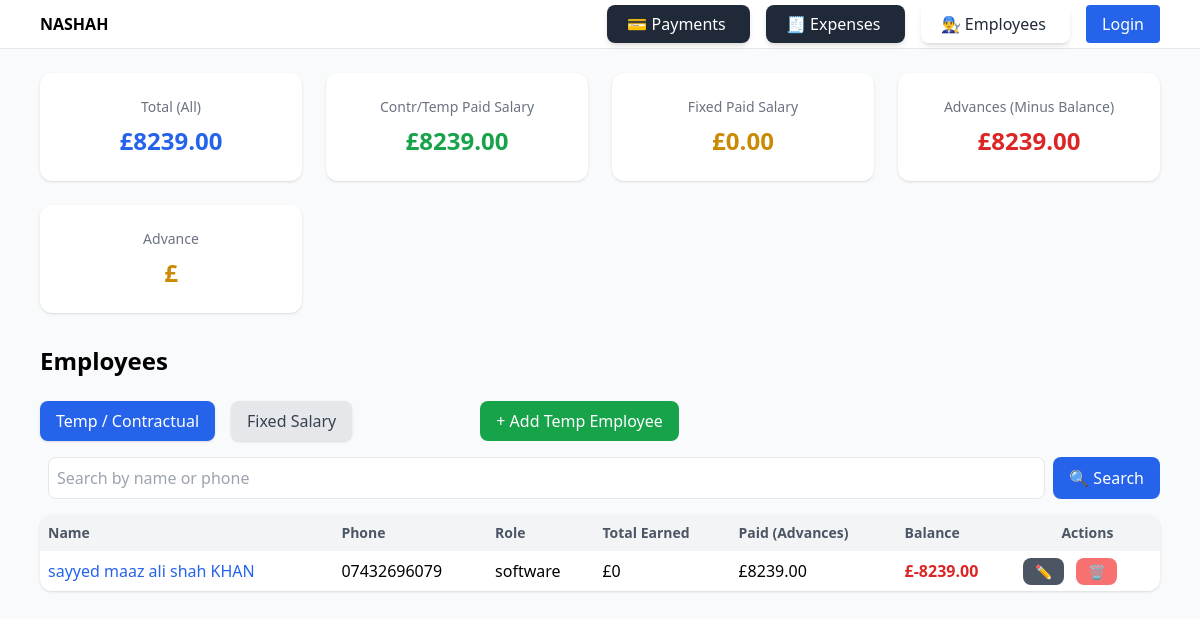
/employees/, run on the app's committed database.
### employees/models.py (models this page shows, shortened)
class ContractualEmployee(models.Model):
    name = models.CharField(max_length=100)
    phone = models.CharField(max_length=15, blank=True, null=True)
    role = models.CharField(max_length=100, blank=True, null=True)
    @property
    def total_earned(self):
        return sum(wr.quantity * wr.item_price for wr in self.work_records.all())
    @property
    def total_salary_paid(self):
        return sum(p.amount for p in self.salary_payments.all())
    @property
    def balance(self):
        return self.total_earned - self.total_salary_paid
    @property
    def total_advances(self):
        extra = self.total_salary_paid - self.total_earned
        return extra if extra > 0 else 0

class SalaryPayment(models.Model):
    employee = models.ForeignKey(
        "employees.ContractualEmployee",
        on_delete=models.CASCADE,
        related_name="salary_payments"
    )
    amount = models.DecimalField(max_digits=10, decimal_places=2)
    date = models.DateField(default=timezone.now)
    description = models.TextField(blank=True, null=True)  # ✅ new field

### employees/views.py (the view)
# urls.py: path("", views.employee_list, name="list"),            # all employees
def employee_list(request):
    query = request.GET.get("q")  # search term
    type_filter = request.GET.get("type", "contractual")  # to control tab state
    employees = ContractualEmployee.objects.all()
    if query:
        employees = employees.filter(
            Q(name__icontains=query) | Q(phone__icontains=query)
        )
    fixed_qs = FixedEmployee.objects.all()
    if query:
        fixed_qs = fixed_qs.filter(
            Q(name__icontains=query) | Q(phone__icontains=query)
        )
    fixed_employees = fixed_qs.annotate(
        total_paid_calc=Coalesce(
            Sum('fixed_payments__amount'),
            Value(0),
            output_field=DecimalField(max_digits=12, decimal_places=2),
        ),
        balance_calc=F('monthly_salary') - Coalesce(
            Sum('fixed_payments__amount'),
            Value(0),
            output_field=DecimalField(max_digits=12, decimal_places=2),
        ),
    )
    temp_salary_total = (
        SalaryPayment.objects.aggregate(
            total=Coalesce(
                Sum("amount"),
                Value(0, output_field=DecimalField(max_digits=12, decimal_places=2)),
            )
        )["total"]
        or Decimal("0")
    )
    fixed_salary_total = (
        FixedSalaryPayment.objects.aggregate(
            total=Coalesce(
                Sum("amount"),
                Value(0, output_field=DecimalField(max_digits=12, decimal_places=2)),
            )
        )["total"]
        or Decimal("0")
    )
    contract_advances = sum(emp.total_advances for emp in ContractualEmployee.objects.all())
    fixed_advances = sum(
        (emp.total_paid_calc - emp.monthly_salary)
        if (emp.total_paid_calc - emp.monthly_salary) > 0 else Decimal("0")
        for emp in fixed_employees
    )
    advances_negative_total = contract_advances + fixed_advances
    salary_total_all = temp_salary_total + fixed_salary_total
    return render(request, "employees/employee_list.html", {
        "employees": employees,
        "fixed_employees": fixed_employees,
        "type_filter": type_filter,
        "query": query,
        "temp_salary_total": temp_salary_total,
        "fixed_salary_total": fixed_salary_total,
        "salary_total_all": salary_total_all,
        "advances_negative_total": advances_negative_total,
        "advances_negative_total": advances_negative_total,
    })

### employees/templates/employees/employee_list.html (shortened to what this page needs)
{% extends "base.html" %}
{% block content %}
<div class="max-w-6xl mx-auto">
<div class="grid grid-cols-1 md:grid-cols-4 gap-6 mb-8">
  <div class="bg-white shadow rounded-xl p-6 text-center">
    <h4 class="text-gray-500 text-sm font-medium">Total (All)</h4>
    <p class="text-2xl font-bold text-blue-600 mt-2">
      £{{ salary_total_all|floatformat:2 }}
    </p>
  </div>
  <div class="bg-white shadow rounded-xl p-6 text-center">
    <h4 class="text-gray-500 text-sm font-medium">Contr/Temp Paid Salary</h4>
    <p class="text-2xl font-bold text-green-600 mt-2">
      £{{ temp_salary_total|floatformat:2 }}
    </p>
  </div>
  <div class="bg-white shadow rounded-xl p-6 text-center">
    <h4 class="text-gray-500 text-sm font-medium">Fixed Paid Salary</h4>
    <p class="text-2xl font-bold text-yellow-600 mt-2">
      £{{ fixed_salary_total|floatformat:2 }}
    </p>
  </div>
  <div class="bg-white shadow rounded-xl p-6 text-center">
    <h4 class="text-gray-500 text-sm font-medium">Advances (Minus Balance)</h4>
    <p class="text-2xl font-bold text-red-600 mt-2">
      £{{ advances_negative_total|floatformat:2 }}
    </p>
  </div>
  <div class="bg-white shadow rounded-xl p-6 text-center">
    <h4 class="text-gray-500 text-sm">Advance</h4>
    <p class="text-2xl font-bold text-yellow-600 mt-2">£{{ employee.salary_total_all }}</p>
  </div>
</div>
</div>
  <div class="flex justify-between items-center mb-6">
    <h2 class="text-2xl font-semibold">Employees</h2>
  </div>
  <div class="flex gap-4 mb-4">
    <a href="?type=contractual{% if query %}&q={{ query }}{% endif %}"
       class="px-4 py-2 rounded-lg shadow {% if type_filter == 'contractual' %}bg-blue-600 text-white{% else %}bg-gray-200 text-gray-700{% endif %}">
      Temp / Contractual
    </a>
    <a href="?type=fixed{% if query %}&q={{ query }}{% endif %}"
       class="px-4 py-2 rounded-lg shadow {% if type_filter == 'fixed' %}bg-blue-600 text-white{% else %}bg-gray-200 text-gray-700{% endif %}">
      Fixed Salary
    </a>
    {% if type_filter == "contractual" %}
      <a href="{% url 'employees:create' %}" class="px-4 py-2 bg-green-600 text-white rounded-lg hover:bg-green-700">
        + Add Temp Employee
      </a>
    {% else %}
      <a href="{% url 'employees:fixed_employee_create' %}" class="px-4 py-2 bg-blue-600 text-white rounded-lg hover:bg-blue-700">
        + Add Fixed Salary Employee
      </a>
    {% endif %}
  </div>
  <div class="mb-4">
    <form method="get" action="" class="flex space-x-2">
      <input type="text" name="q" value="{{ query|default:'' }}"
             placeholder="Search by name or phone"
             class="flex-1 border rounded-lg p-2 focus:ring-2 focus:ring-blue-500">
      <button type="submit"
              class="px-4 py-2 bg-blue-600 text-white rounded-lg hover:bg-blue-700">🔍 Search</button>
    </form>
  </div>
  {% if type_filter == "contractual" %}
  <div class="overflow-x-auto bg-white rounded-xl shadow">
    <table class="w-full border-collapse">
      <thead class="bg-gray-100 text-sm text-gray-600">
        <tr>
          <th class="p-2 text-left">Name</th>
          <th class="p-2 text-left">Phone</th>
          <th class="p-2 text-left">Role</th>
          <th class="p-2 text-left">Total Earned</th>
          <th class="p-2 text-left">Paid (Advances)</th>
          <th class="p-2 text-left">Balance</th>
          <th class="p-2">Actions</th>
        </tr>
      </thead>
      <tbody class="divide-y">
        {% for emp in employees %}
        <tr class="hover:bg-gray-50">
          <td class="p-2"><a href="{% url 'employees:report' emp.id %}" class="text-blue-600 hover:underline">{{ emp.name }}</a></td>
          <td class="p-2">{{ emp.phone }}</td>
          <td class="p-2">{{ emp.role }}</td>
          <td class="p-2">£{{ emp.total_earned }}</td>
          <td class="p-2">£{{ emp.total_salary_paid }}</td>
          <td class="p-2 font-semibold {% if emp.balance < 0 %}text-red-600{% else %}text-green-600{% endif %}">£{{ emp.balance }}</td>
          <td class="p-2 space-x-2">
            <a href="{% url 'employees:update' emp.id %}" class="px-3 py-1 bg-gray-600 text-white rounded-lg text-sm">✏</a>
            <a href="{% url 'employees:delete' emp.id %}" class="px-3 py-1 bg-red-400 text-white rounded-lg text-sm">🗑</a>
          </td>
        </tr>
        {% empty %}
        <tr><td colspan="7" class="p-4 text-center text-gray-500">No employees found.</td></tr>
        {% endfor %}
      </tbody>
    </table>
  </div>
  {% endif %}
{% endblock %}

### data on the page
ContractualEmployee: name "sayyed maaz ali shah KHAN", phone "07432696079", role "software", total_earned "0", total_salary_paid "8239.00", balance "-8239.00"

### other printed values
{{ salary_total_all|floatformat:2 }} "8239.00"
{{ temp_salary_total|floatformat:2 }} "8239.00"
{{ fixed_salary_total|floatformat:2 }} "0.00"
{{ advances_negative_total|floatformat:2 }} "8239.00"
